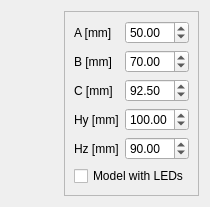
              <widget class="QWidget" name="page_3">
               <layout class="QHBoxLayout" name="horizontalLayout_3">
                <item>
                 <widget class="QLabel" name="label_24">
                  <property name="sizePolicy">
                   <sizepolicy hsizetype="Preferred" vsizetype="MinimumExpanding">
                    <horstretch>0</horstretch>
                    <verstretch>0</verstretch>
                   </sizepolicy>
                  </property>
                  <property name="text">
                   <string/>
                  </property>
                  <property name="pixmap">
                   <pixmap resource="ltr_rc.qrc">:/ltr/cap_small.png</pixmap>
                  </property>
                  <property name="scaledContents">
                   <bool>false</bool>
                  </property>
                 </widget>
                </item>
                <item>
                 <spacer name="horizontalSpacer_12">
                  <property name="orientation">
                   <enum>Qt::Horizontal</enum>
                  </property>
                  <property name="sizeHint" stdset="0">
                   <size>
                    <width>40</width>
                    <height>20</height>
                   </size>
                  </property>
                 </spacer>
                </item>
                <item>
                 <widget class="QFrame" name="frame_3">
                  <property name="frameShape">
                   <enum>QFrame::StyledPanel</enum>
                  </property>
                  <property name="frameShadow">
                   <enum>QFrame::Raised</enum>
                  </property>
                  <layout class="QVBoxLayout" name="verticalLayout_9">
                   <item>
                    <layout class="QGridLayout" name="gridLayout_2">
                     <item row="0" column="0">
                      <widget class="QLabel" name="label_25">
                       <property name="text">
                        <string>A [mm]</string>
                       </property>
                      </widget>
                     </item>
                     <item row="0" column="1">
                      <widget class="QDoubleSpinBox" name="CapA">
                       <property name="minimum">
                        <double>1.000000000000000</double>
                       </property>
                       <property name="maximum">
                        <double>999.990000000000009</double>
                       </property>
                       <property name="value">
                        <double>50.000000000000000</double>
                       </property>
                      </widget>
                     </item>
                     <item row="1" column="1">
                      <widget class="QDoubleSpinBox" name="CapB">
                       <property name="minimum">
                        <double>1.000000000000000</double>
                       </property>
                       <property name="maximum">
                        <double>999.990000000000009</double>
                       </property>
                       <property name="value">
                        <double>70.000000000000000</double>
                       </property>
                      </widget>
                     </item>
                     <item row="1" column="0">
                      <widget class="QLabel" name="label_26">
                       <property name="text">
                        <string>B [mm]</string>
                       </property>
                      </widget>
                     </item>
                     <item row="2" column="0">
                      <widget class="QLabel" name="label_27">
                       <property name="text">
                        <string>C [mm]</string>
                       </property>
                      </widget>
                     </item>
                     <item row="2" column="1">
                      <widget class="QDoubleSpinBox" name="CapC">
                       <property name="minimum">
                        <double>1.000000000000000</double>
                       </property>
                       <property name="maximum">
                        <double>999.990000000000009</double>
                       </property>
                       <property name="value">
                        <double>92.500000000000000</double>
                       </property>
                      </widget>
                     </item>
                     <item row="3" column="0">
                      <widget class="QLabel" name="label_28">
                       <property name="text">
                        <string>Hy [mm]</string>
                       </property>
                      </widget>
                     </item>
                     <item row="3" column="1">
                      <widget class="QDoubleSpinBox" name="CapHy">
                       <property name="minimum">
                        <double>1.000000000000000</double>
                       </property>
                       <property name="maximum">
                        <double>999.990000000000009</double>
                       </property>
                       <property name="value">
                        <double>100.000000000000000</double>
                       </property>
                      </widget>
                     </item>
                     <item row="4" column="0">
                      <widget class="QLabel" name="label_29">
                       <property name="text">
                        <string>Hz [mm]</string>
                       </property>
                      </widget>
                     </item>
                     <item row="4" column="1">
                      <widget class="QDoubleSpinBox" name="CapHz">
                       <property name="minimum">
                        <double>1.000000000000000</double>
                       </property>
                       <property name="maximum">
                        <double>999.990000000000009</double>
                       </property>
                       <property name="value">
                        <double>90.000000000000000</double>
                       </property>
                      </widget>
                     </item>
                    </layout>
                   </item>
                   <item>
                    <spacer name="verticalSpacer_5">
                     <property name="orientation">
                      <enum>Qt::Vertical</enum>
                     </property>
                     <property name="sizeHint" stdset="0">
                      <size>
                       <width>0</width>
                       <height>0</height>
                      </size>
                     </property>
                    </spacer>
                   </item>
                   <item>
                    <widget class="QCheckBox" name="CapLeds">
                     <property name="text">
                      <string>Model with LEDs</string>
                     </property>
                    </widget>
                   </item>
                  </layout>
                 </widget>
                </item>
               </layout>
              </widget>
